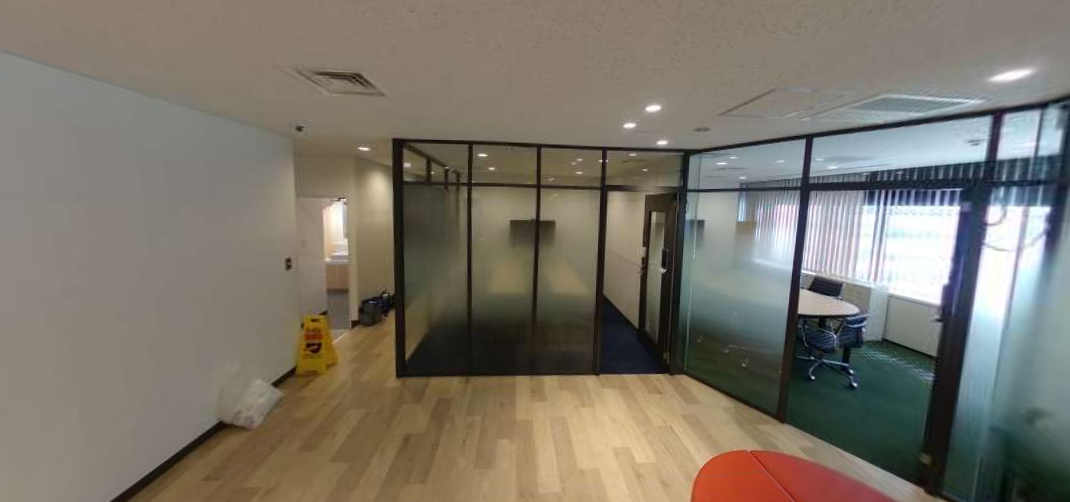
#> input picture img/set2_a.png, 1070 x 502 px
$ python color_diff.py ../img/set2_a.png
#> lines starting #> are read from the running program, lines starting #| are printed output that depends on the picture; after the words box and inside, x2 and y2 are one past the last pixel; in counts of white or black regions, pixels touching at a corner belong together
#> further down, img_1 is the input picture: shape (502, 1070, 3); mean B, G, R 105.8, 117.3, 123.5
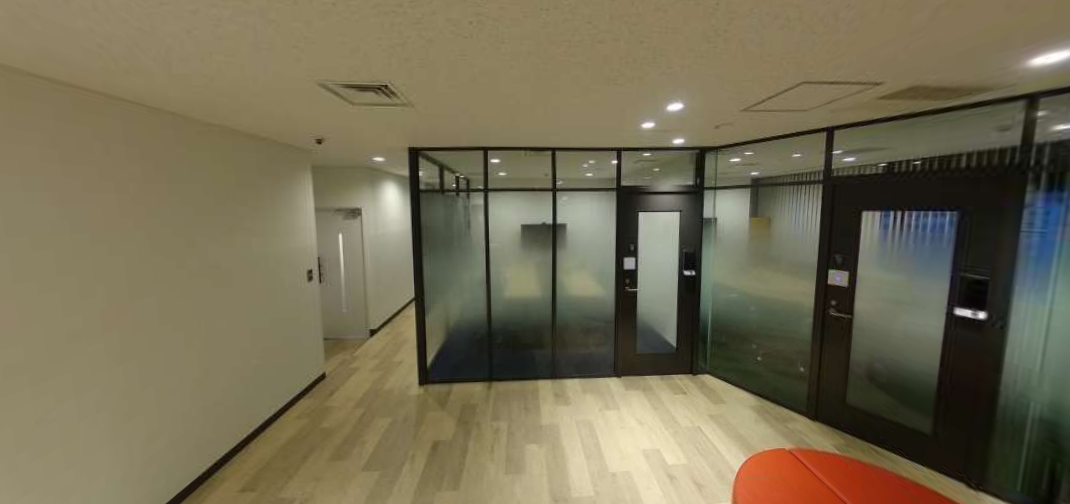
#> input picture img/set2_b.png, 1070 x 504 px
#> further down, img_2 is the input picture: shape (504, 1070, 3); mean B, G, R 83.7, 108.6, 116.6
import cv2
import numpy as np
import sys
import matplotlib.pyplot as plt

DEBUG = "--debug" in sys.argv


# [34 lines left out: functions compositeGrayImg, compositeImg, not called in this run]


def alignImages(target_img, reference_img, good_match_ratio=0.15, min_matches=10):
#> called with good_match_ratio = 0.15, min_matches = 10
    reference_gray = cv2.cvtColor(reference_img, cv2.COLOR_BGR2GRAY)
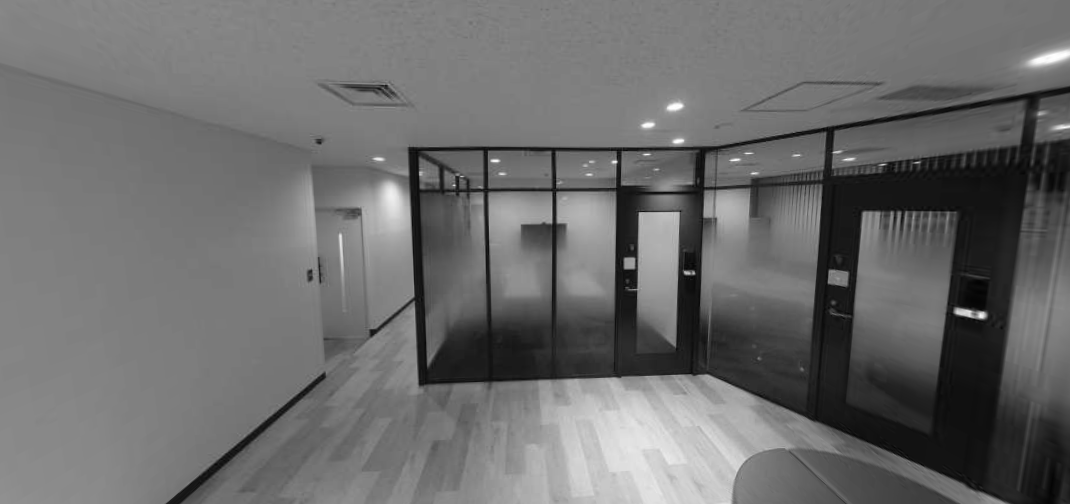
#> reference_gray: shape (504, 1070); min 2, max 254, mean 108.1
    target_gray = cv2.cvtColor(target_img, cv2.COLOR_BGR2GRAY)
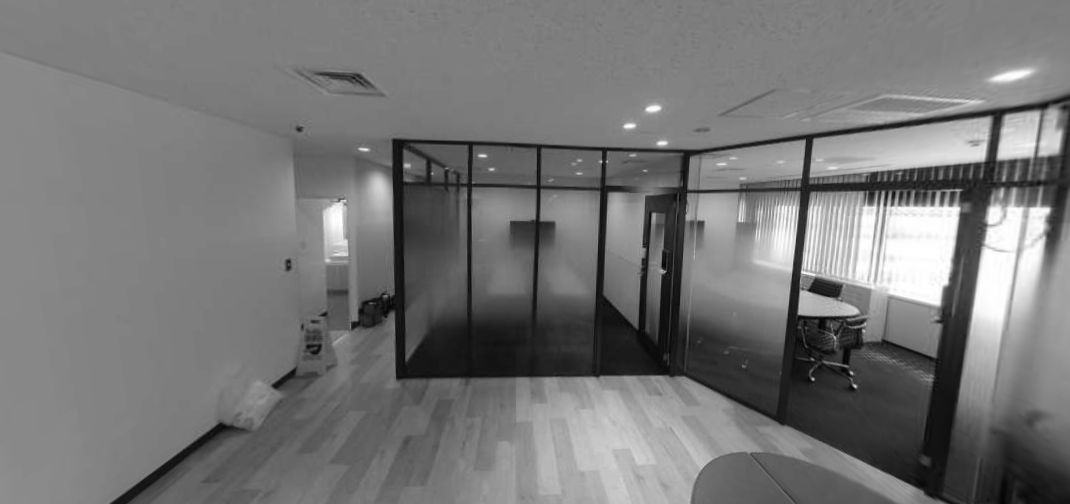
#> target_gray: shape (504, 1070); min 2, max 255, mean 117.7

    # [1] AKAZE特徴点検出器を作成し、特徴点と特徴量を検出
    akaze = cv2.AKAZE_create()
    keypoints_1, descriptors_1 = akaze.detectAndCompute(reference_gray, None)
#> keypoints_1 = 512 keypoints; strongest (x, y, size): (981, 315, 8.1), (628, 263, 8.1), (959, 311, 8.1), (963, 312, 11.4)
    keypoints_2, descriptors_2 = akaze.detectAndCompute(target_gray, None)
#> keypoints_2 = 773 keypoints; strongest (x, y, size): (810, 304, 16.1), (824, 285, 16.1), (978, 154, 11.4), (806, 305, 11.4)

    # [2] 特徴量同士を総当たりでマッチング
    bf_matcher = cv2.BFMatcher(cv2.NORM_HAMMING, crossCheck=True)
    matches = bf_matcher.match(descriptors_1, descriptors_2)
#> matches = 230 matches

    # マッチ結果を距離（類似度）でソート
    matches = sorted(matches, key=lambda x: x.distance)

    # DEBUG: マッチ結果を描画
    if DEBUG:
        img_matches = cv2.drawMatches(
            reference_img,
            keypoints_1,
            target_img,
            keypoints_2,
            matches[:20],
            None,
            flags=2,
        )
        cv2.imwrite("./matches.png", img_matches)

    # 良いマッチだけを抽出
    num_good_matches = int(len(matches) * good_match_ratio)
#> num_good_matches = 34
    good_matches = matches[:num_good_matches]
#> good_matches = 34 matches

    # [3] 良いマッチが十分あれば、対応点リストを作成
    if len(good_matches) > min_matches:
        reference_pts_list = [keypoints_1[m.queryIdx].pt for m in good_matches]
#> reference_pts_list = 34 pairs, first value 404.8 to 746.1, second value 124.7 to 400
        target_pts_list = [keypoints_2[m.trainIdx].pt for m in good_matches]
#> target_pts_list = 34 pairs, first value 388.3 to 721.5, second value 125.6 to 404.2

        # OpenCV用の形に変換 ex) [[[x1,y1]], [[x2,y2]], ...]
        reference_pts = np.float32(reference_pts_list).reshape(-1, 1, 2)
#> reference_pts = 34 rows, first 8: [572.4, 385.1], [554.9, 374.3], [544, 384.2], [456.9, 388], [568.3, 382.4], [554.2, 375.6], [429.7, 357.8], [478.8, 387]
        target_pts = np.float32(target_pts_list).reshape(-1, 1, 2)
#> target_pts = 34 rows, first 8: [549.6, 383.4], [533.4, 372.3], [521.9, 381.3], [434.1, 382.8], [546.8, 380.7], [532.3, 373.5], [407.9, 354.4], [456.2, 382.5]

        # 対応点から射影変換行列（Homography）を計算
        homo_matrix, _ = cv2.findHomography(target_pts, reference_pts, cv2.RANSAC)
#> homo_matrix = [[0.946, 0.0256, 25.48], [-0.0457, 0.965, 28.69], [-4.75e-05, -8.65e-06, 1]]

        # changed_imgをbase_imgに合わせて変形（ワープ）する
        height, width = reference_img.shape[:2]
#> height = 504; width = 1070
        aligned_img = cv2.warpPerspective(target_img, homo_matrix, (width, height))
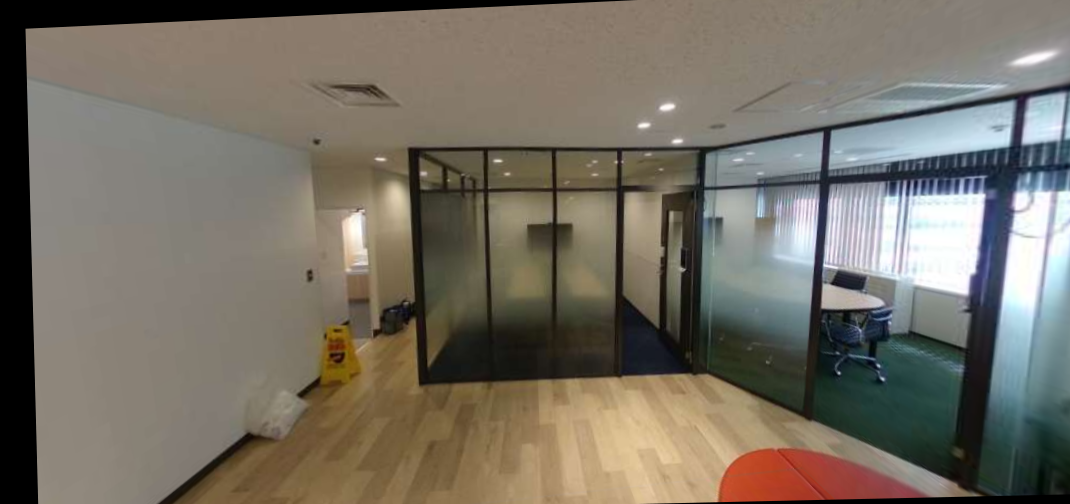
#> aligned_img: shape (504, 1070, 3); mean B, G, R 100.4, 111.5, 117.6
        return aligned_img, homo_matrix
    else:
        # マッチが少なすぎる場合は何も変化していないchanged_imgを返す
        return target_img, None


# [38 lines left out: functions plot_histograms, gamma_correction, not called in this run]


# 画像を読み込む
img_1 = cv2.imread("../img/set2_a.png")
img_2 = cv2.imread("../img/set2_b.png")
if img_1.shape != img_2.shape:
    img_1 = cv2.resize(img_1, (img_2.shape[1], img_2.shape[0]))

# 特徴量抽出、射影変換行列で片方の画像の大きさを揃える
aligned_img_1, homo_matrix = alignImages(img_1, img_2)

# 合成してちゃんとワープの形があっているか確認
if DEBUG:
    cv2.imwrite("composite.png", compositeImg(aligned_img_1, img_2))

# DEBUG: ヒストグラムをプロット
if DEBUG:
    plot_histograms(aligned_img_1, prefix="aligned_img_1")
    plot_histograms(img_2, prefix="img_2")


h_img_1 = cv2.cvtColor(img_1, cv2.COLOR_BGR2HSV)
#> h_img_1: shape (504, 1070, 3); mean H, S, V 38.3, 60.9, 128.8
h_img_2 = cv2.cvtColor(img_2, cv2.COLOR_BGR2HSV)
#> h_img_2: shape (504, 1070, 3); mean H, S, V 28.1, 79.1, 118.4
# [7 lines of commented-out code are left out]
if DEBUG:
    cv2.imwrite("h_1.png", h_img_1)
    cv2.imwrite("h_2.png", h_img_2)


s_img_1 = cv2.cvtColor(img_1, cv2.COLOR_BGR2HSV)
s_img_2 = cv2.cvtColor(img_2, cv2.COLOR_BGR2HSV)
# [5 lines of commented-out code are left out]
s_img_1[:, :, 1] = 127
#> s_img_1: shape (504, 1070, 3); mean H, S, V 38.3, 127, 128.8
s_img_2[:, :, 1] = 127
#> s_img_2: shape (504, 1070, 3); mean H, S, V 28.1, 127, 118.4
if DEBUG:
    cv2.imwrite("s_1.png", s_img_1)
    cv2.imwrite("s_2.png", s_img_2)


v_img_1 = cv2.cvtColor(img_1, cv2.COLOR_BGR2HSV)
v_img_2 = cv2.cvtColor(img_2, cv2.COLOR_BGR2HSV)
# [5 lines of commented-out code are left out]
v_img_1[:, :, 2] = 127
#> v_img_1: shape (504, 1070, 3); mean H, S, V 38.3, 60.9, 127
v_img_2[:, :, 2] = 127
#> v_img_2: shape (504, 1070, 3); mean H, S, V 28.1, 79.1, 127
if DEBUG:
    cv2.imwrite("v_1.png", v_img_1)
    cv2.imwrite("v_2.png", v_img_2)

# [39 lines of commented-out code are left out]
h_diff = cv2.absdiff(h_img_1, h_img_2)
#> h_diff: shape (504, 1070, 3); mean H, S, V 20.4, 40, 29.2
if DEBUG:
    cv2.imwrite("h_diff.png", h_diff)
s_diff = cv2.absdiff(s_img_1, s_img_2)
#> s_diff: shape (504, 1070, 3); mean H, S, V 20.4, 0, 29.2
if DEBUG:
    cv2.imwrite("s_diff.png", s_diff)
v_diff = cv2.absdiff(v_img_1, v_img_2)
#> v_diff: shape (504, 1070, 3); mean H, S, V 20.4, 40, 0
if DEBUG:
    cv2.imwrite("v_diff.png", v_diff)


_, h_th = cv2.threshold(h_diff, 255 // 4, 255, cv2.THRESH_BINARY)  # 閾値40は手作業
#> h_th: shape (504, 1070, 3); mean H, S, V 32.6, 39.4, 38.9
if DEBUG:
    cv2.imwrite("h_th.png", h_th)
_, s_th = cv2.threshold(s_diff, 255 // 4, 255, cv2.THRESH_BINARY)  # 閾値40は手作業
#> s_th: shape (504, 1070, 3); mean H, S, V 32.6, 0, 38.9
if DEBUG:
    cv2.imwrite("s_th.png", s_th)
_, v_th = cv2.threshold(v_diff, 255 // 4, 255, cv2.THRESH_BINARY)  # 閾値40は手作業
#> v_th: shape (504, 1070, 3); mean H, S, V 32.6, 39.4, 0
if DEBUG:
    cv2.imwrite("v_th.png", v_th)
# 論理和で結合
img_th = cv2.bitwise_or(h_th, s_th)
img_th = cv2.bitwise_or(img_th, v_th)
if DEBUG:
    cv2.imwrite("th.png", img_th)

img_th = cv2.cvtColor(img_th, cv2.COLOR_BGR2GRAY)
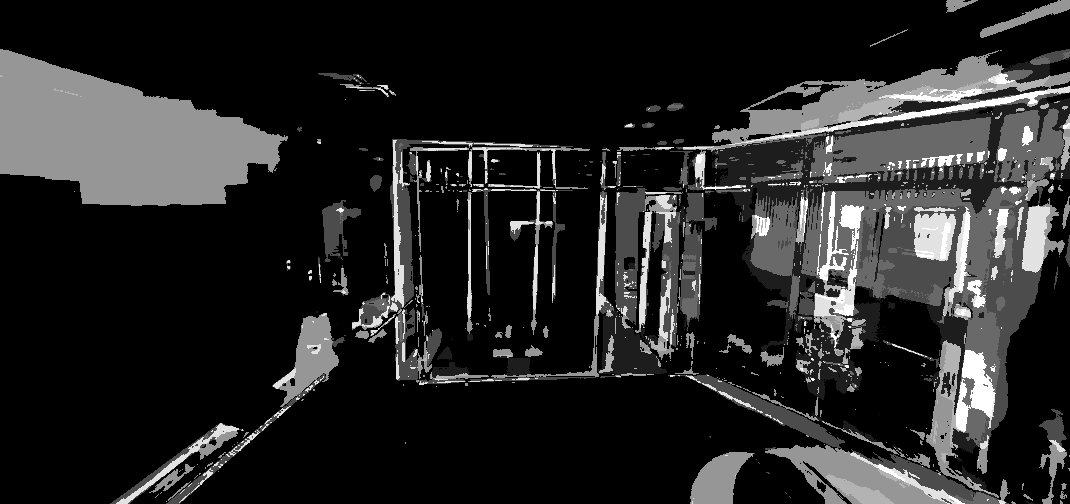
#> img_th: shape (504, 1070); min 0, max 255, mean 38.5
# 2値化
img_th = cv2.adaptiveThreshold(
    img_th, 255, cv2.ADAPTIVE_THRESH_GAUSSIAN_C, cv2.THRESH_BINARY, 11, 2
)
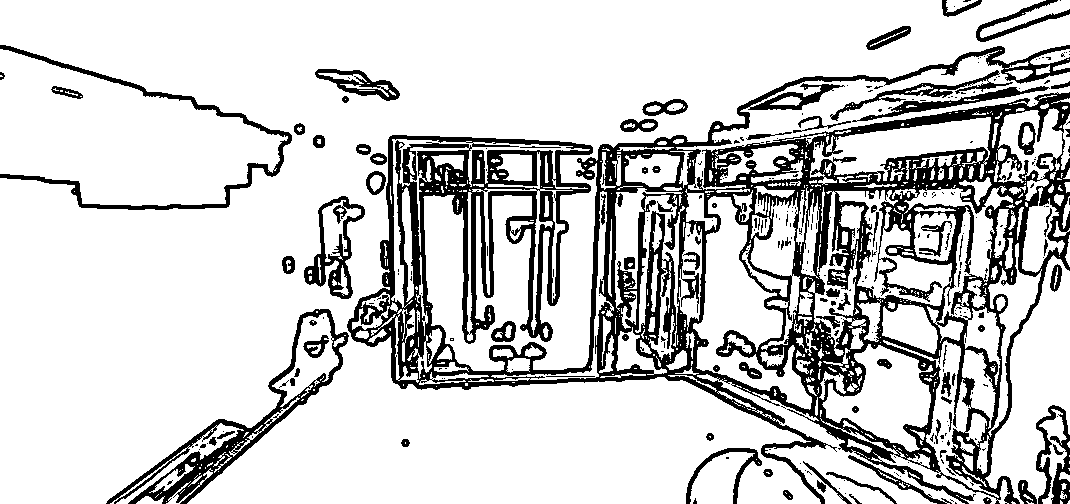
#> img_th: shape (504, 1070); 80.6% white; 332 black regions (240 under 20 px), largest, box (x1, y1, x2, y2) and area: (347, 45, 1070, 504) 78890, (106, 309, 349, 504) 5333, (0, 45, 292, 210) 3069
if DEBUG:
    cv2.imwrite("th.png", img_th)


# # 有効領域マスクを作成
# if homo_matrix is not None:
#     mask = np.full(img_2.shape[:2], 255, dtype=np.uint8)
#     warped_mask = cv2.warpPerspective(
#         mask, homo_matrix, (img_2.shape[1], img_2.shape[0])
#     )
#     # マスクを収縮させて削る面積を増やす
#     warped_mask = cv2.erode(warped_mask, (5, 5), iterations=10)
#     # 二値画像の余白を黒で塗りつぶす
#     img_th[warped_mask == 0] = 0


# # 輪郭を検出
# contours, hierarchy = cv2.findContours(
#     img_th, cv2.RETR_EXTERNAL, cv2.CHAIN_APPROX_SIMPLE
# )

# if DEBUG:
#     cv2.imwrite("after.png", img_th)

# # 閾値以上の差分を四角で囲う
# # for i, cnt in enumerate(contours):
# #     x, y, width, height = cv2.boundingRect(cnt)
# #     if width > 20 or height > 20:
# #         cv2.rectangle(img_1, (x, y), (x + width, y + height), (0, 0, 255), 2)
# cv2.drawContours(aligned_img_1, contours, -1, (0, 0, 255), 2)

# # 画像を生成
# cv2.imwrite("./result.png", aligned_img_1)
